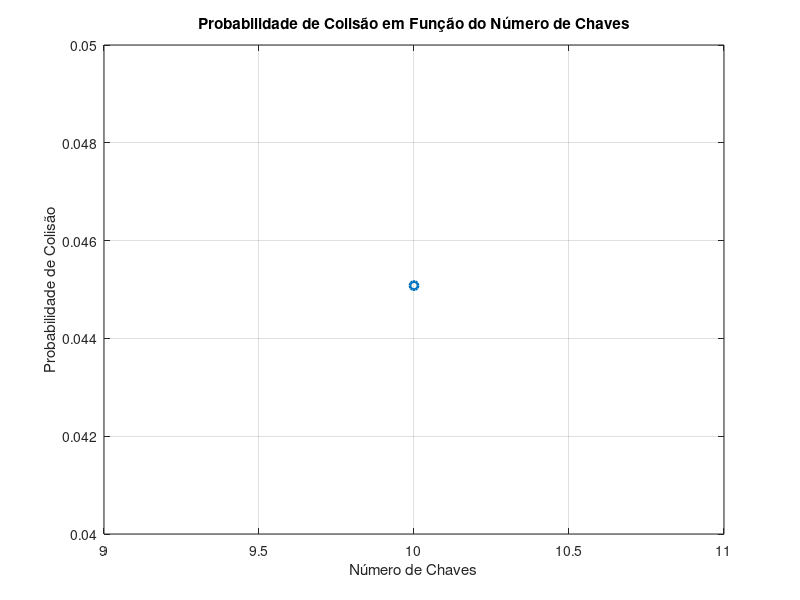

Write the MATLAB code that produced this figure.
clc
%% Enunciado
% Considere um array de tamanho T que serve de base à implementação de uma 
% memória associativa (por exemplo, em Java). Assuma que a função de hash 
% devolve um valor entre 0 e T - 1 com todos os valores igualmente prováveis.

% (a) Determine por simulação a probabilidade de haver pelo menos uma colisão 
%     (pelo menos 2 chaves mapeadas pela função de hash para a mesma posição 
%     do array) se forem introduzidas 10 chaves num array de tamanho T = 1000.

% Parâmetros
T = 1000; % Tamanho do array
num_chaves = 10; % Número de chaves
num_simulacoes = 1e5; % Número de simulações

% Inicialização do vetor para contar o número de colisões em cada simulação
num_colisoes = zeros(1, num_simulacoes);

for sim = 1:num_simulacoes
    % Geração de chaves aleatórias e cálculo dos valores de hash
    chaves = randi(T, 1, num_chaves);
    
    % Verificação de colisões
    colisoes = num_chaves - length(unique(chaves));
    
    % Armazenamento do número de colisões na simulação atual
    num_colisoes(sim) = colisoes;
end

% Cálculo da probabilidade de pelo menos uma colisão
probabilidade_colisao = sum(num_colisoes) / num_simulacoes;

% Exibição dos resultados
fprintf('Probabilidade de pelo menos uma colisão: %.4f\n', probabilidade_colisao);

% (b) Faça um gráfico da probabilidade da alínea (a) (estimada por simulação)
%     em função do número de chaves para todos os valores relevantes num array
%     de tamanho T = 1000.

% Gráfico da probabilidade de colisão em função do número de chaves
figure;
plot(num_chaves, probabilidade_colisao, 'o-', 'LineWidth', 2);
title('Probabilidade de Colisão em Função do Número de Chaves');
xlabel('Número de Chaves');
ylabel('Probabilidade de Colisão');
grid on;
